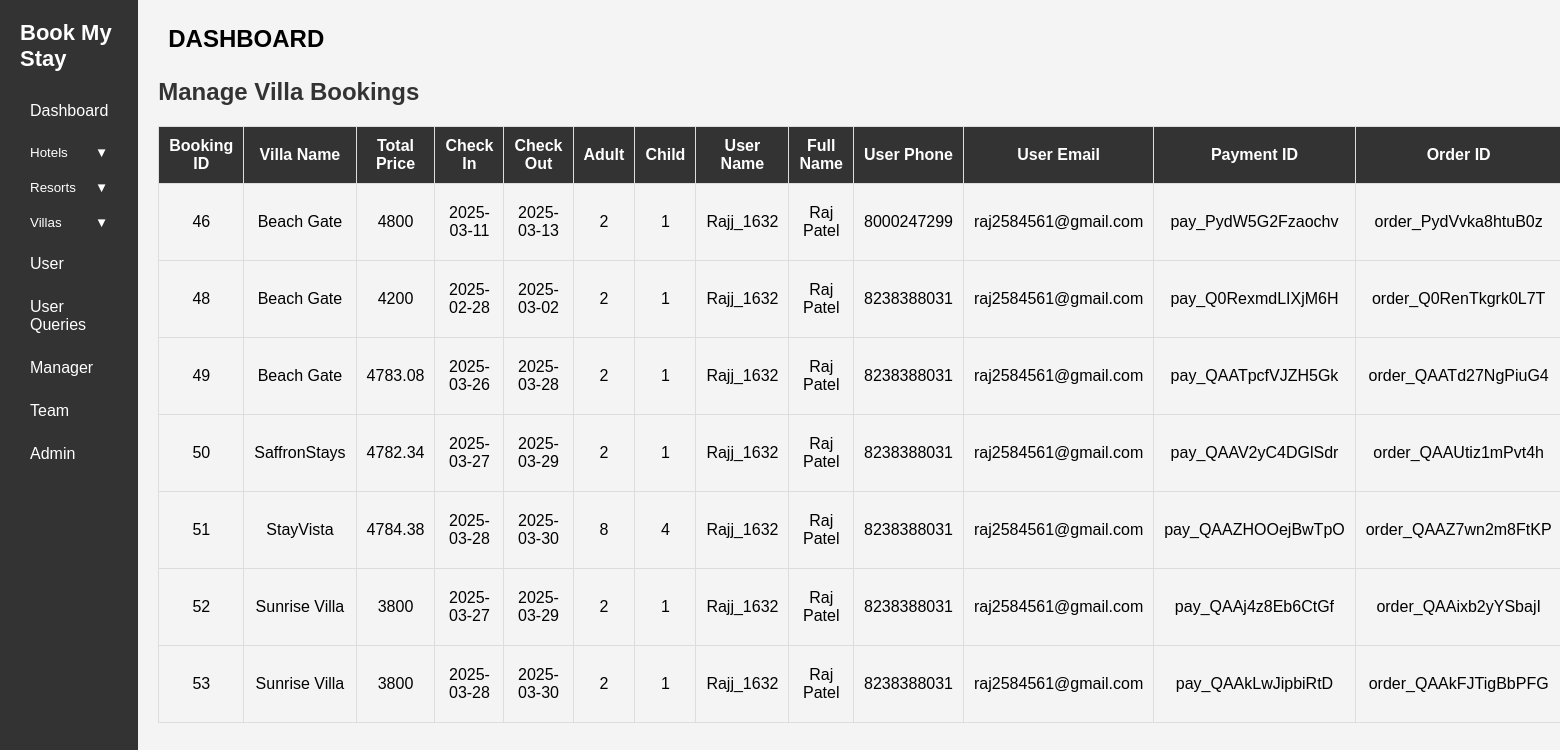
/admin/dashboard.php?page=villabooking.php (signed in), run on the app's committed database.
### tables this page shows
CREATE TABLE `villa_booking` (
  `booking_id` int(11) NOT NULL,
  `vid` int(20) NOT NULL,
  `vname` varchar(50) NOT NULL,
  `vprice` varchar(10) NOT NULL,
  `checkin` date NOT NULL,
  `checkout` date NOT NULL,
  `adult` int(10) NOT NULL,
  `child` int(10) NOT NULL,
  `username` varchar(50) NOT NULL,
  `fullname` varchar(255) NOT NULL,
  `userphno` varchar(50) NOT NULL,
  `useremail` varchar(50) NOT NULL,
  `payment_id` varchar(255) NOT NULL,
  `order_id` varchar(255) NOT NULL,
  `status` varchar(255) NOT NULL DEFAULT 'pending'
);

### admin/villabooking.php (the view, shortened to what this page needs)
<?php
$conn = mysqli_connect("localhost", "root", "", "bookmyroom") or die("Database & Server Error");
$sql = "SELECT `booking_id`, `vid`, `vname`, `vprice`, `checkin`, `checkout`, `adult`, `child`, `username`, `fullname`, `userphno`, `useremail`, `payment_id`, `order_id`, `status` FROM `villa_booking`";
$result = mysqli_query($conn, $sql);
?>
<!DOCTYPE html>
<html lang="en">
<head>
</head>
<body>
    <div class="header">
        <h1>Manage Villa Bookings</h1>
    </div>
    <?php
    if ($result && mysqli_num_rows($result) > 0) {
        echo "<table>
                <tr>
                    <th>Booking ID</th>
                    <th>Villa Name</th>
                    <th>Total Price</th>
                    <th>Check In</th>
                    <th>Check Out</th>
                    <th>Adult</th>
                    <th>Child</th>
                    <th>User Name</th>
                    <th>Full Name</th>
                    <th>User Phone</th>
                    <th>User Email</th>
                    <th>Payment ID</th>
                    <th>Order ID</th>
                    <th>Status</th>
                    <th>Actions</th>
                </tr>";
        while ($row = mysqli_fetch_assoc($result)) {
            echo "<tr>
                    <td>" . htmlspecialchars($row["booking_id"]) . "</td>
                    <td>" . htmlspecialchars($row["vname"]) . "</td>
                    <td>" . htmlspecialchars($row["vprice"]) . "</td>
                    <td>" . htmlspecialchars($row["checkin"]) . "</td>
                    <td>" . htmlspecialchars($row["checkout"]) . "</td>
                    <td>" . htmlspecialchars($row["adult"]) . "</td>
                    <td>" . htmlspecialchars($row["child"]) . "</td>
                    <td>" . htmlspecialchars($row["username"]) . "</td>
                    <td>" . htmlspecialchars($row["fullname"]) . "</td>
                    <td>" . htmlspecialchars($row["userphno"]) . "</td>
                    <td>" . htmlspecialchars($row["useremail"]) . "</td>
                    <td>" . htmlspecialchars($row["payment_id"]) . "</td>
                    <td>" . htmlspecialchars($row["order_id"]) . "</td>
                    <td>" . htmlspecialchars($row["status"]) . "</td>
                    <td>
                        <a href='invoice2.php?order_id=" . $row["order_id"] . "' class='edit-btn'>Invoice</a>
                        <a href='deletevillabooking.php?delete_id=" . $row["booking_id"] . "' class='delete-btn' onclick='return confirm(\"Are you sure you want to delete this booking?\");'>Delete</a>
                    </td>
                  </tr>";
        }
        echo "</table>";
    } else {
        echo "No data found";
    }
    ?>
</body>
</html>

### admin/dashboard.php (style rules this page uses)
* { margin: 0; padding: 0; box-sizing: border-box; }
body { font-family: Arial, sans-serif; background-color: #f4f4f4; display: flex; }
.header { display: flex; justify-content: space-between; align-items: center; margin-bottom: 20px; }

### admin/villabooking.php (style rules this page uses)
body { font-family: Arial, sans-serif; background-color: #f4f4f4; }
table { width: 100%; border-collapse: collapse; margin-top: 20px; }
th, td { border: 1px solid #ddd; padding: 10px; text-align: center; }
th { background-color: #333; color: white; }
.header { display: flex; justify-content: space-between; align-items: center; margin-bottom: 20px; }
.header h1 { font-size: 24px; color: #333; }

### data on the page
villa_booking: booking_id "46", vname "Beach Gate", vprice "4800", checkin "2025-03-11", checkout "2025-03-13", adult "2", child "1", username "Rajj_1632", fullname "Raj Patel", userphno "8000247299", useremail "raj2584561@gmail.com", payment "pay_PydW5G2Fzaochv", order "order_PydVvka8htuB0z"
villa_booking: booking_id "48", vname "Beach Gate", vprice "4200", checkin "2025-02-28", checkout "2025-03-02", adult "2", child "1", username "Rajj_1632", fullname "Raj Patel", userphno "8238388031", useremail "raj2584561@gmail.com", payment "pay_Q0RexmdLIXjM6H", order "order_Q0RenTkgrk0L7T"
villa_booking: booking_id "49", vname "Beach Gate", vprice "4783.08", checkin "2025-03-26", checkout "2025-03-28", adult "2", child "1", username "Rajj_1632", fullname "Raj Patel", userphno "8238388031", useremail "raj2584561@gmail.com", payment "pay_QAATpcfVJZH5Gk", order "order_QAATd27NgPiuG4"
villa_booking: booking_id "50", vname "SaffronStays", vprice "4782.34", checkin "2025-03-27", checkout "2025-03-29", adult "2", child "1", username "Rajj_1632", fullname "Raj Patel", userphno "8238388031", useremail "raj2584561@gmail.com", payment "pay_QAAV2yC4DGlSdr", order "order_QAAUtiz1mPvt4h"
villa_booking: booking_id "51", vname "StayVista", vprice "4784.38", checkin "2025-03-28", checkout "2025-03-30", adult "8", child "4", username "Rajj_1632", fullname "Raj Patel", userphno "8238388031", useremail "raj2584561@gmail.com", payment "pay_QAAZHOOejBwTpO", order "order_QAAZ7wn2m8FtKP"
villa_booking: booking_id "52", vname "Sunrise Villa", vprice "3800", checkin "2025-03-27", checkout "2025-03-29", adult "2", child "1", username "Rajj_1632", fullname "Raj Patel", userphno "8238388031", useremail "raj2584561@gmail.com", payment "pay_QAAj4z8Eb6CtGf", order "order_QAAixb2yYSbajI"
villa_booking: booking_id "53", vname "Sunrise Villa", vprice "3800", checkin "2025-03-28", checkout "2025-03-30", adult "2", child "1", username "Rajj_1632", fullname "Raj Patel", userphno "8238388031", useremail "raj2584561@gmail.com", payment "pay_QAAkLwJipbiRtD", order "order_QAAkFJTigBbPFG"
